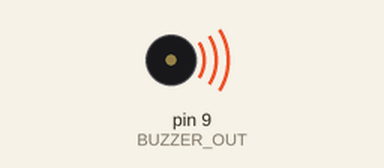
The sketch below on a simulated Arduino Uno, built with avr-gcc and run on an emulated ATmega328P. Parts: buzzer (waves = sounding, pin HIGH).

Above: at 0.1 s.
Timing chart, 0 to 1.6 s (numbered marks = the images above):
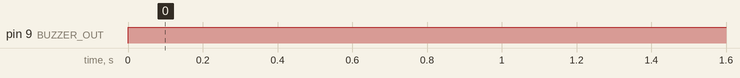

Measured:
- by itself, pin 9 (BUZZER_OUT): LOW → HIGH at 0.00 s

The sketch:

test-buzzer.ino
```cpp
const int BUZZER_OUT = 9;     // Output digital pin for buzzer that will sound if pedestrian was detected

void setup() {
  // put your setup code here, to run once:
  pinMode(BUZZER_OUT, OUTPUT);
}

void loop() {
  // put your main code here, to run repeatedly:
//  tone(BUZZER_OUT, 450, 500);

  digitalWrite(BUZZER_OUT, HIGH);

  delay(1000);
}
```
